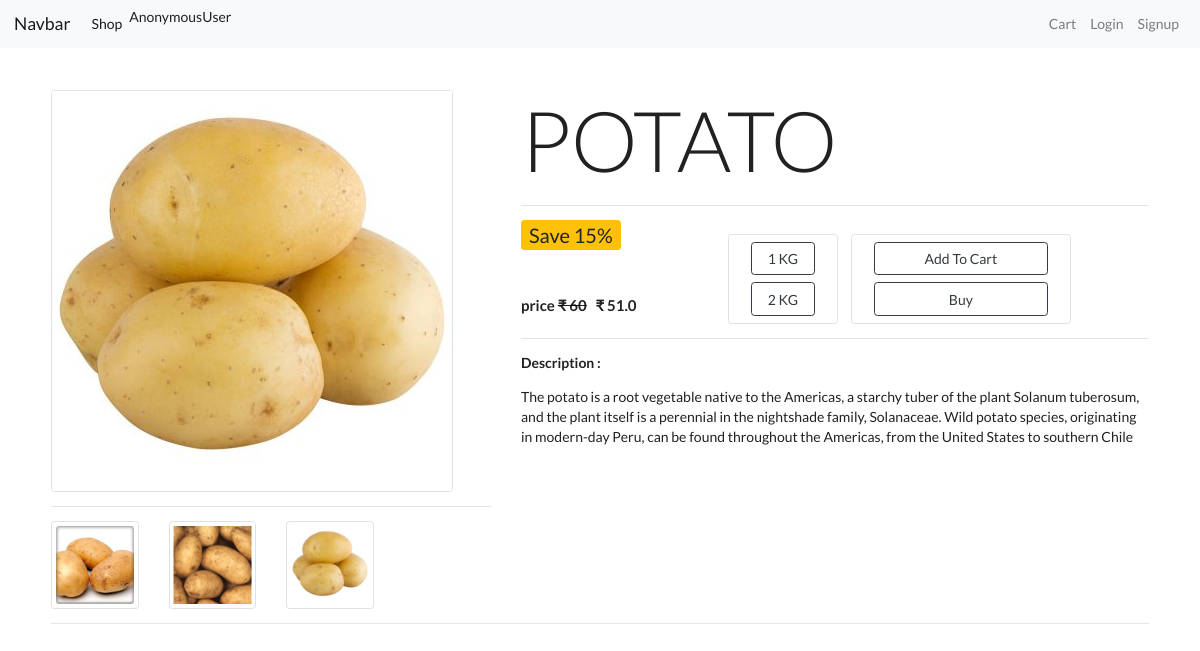
The app's page /product/2 with its own data.
### app/models.py (models this page shows)
class product(models.Model):
    name=models.CharField(max_length=50)
    discription=models.CharField(max_length=500 )
    price=models.IntegerField(default=0)
    active = models.BooleanField(default=True)
    discount=models.IntegerField(default=0)
    file = models.FileField(upload_to='uploads/files',blank=True)
    thumbnil=models.ImageField(upload_to="uploads/thumbnils")
    link=models.CharField(null=True,blank=True,max_length=200)
    fileSize=models.CharField(null=True,max_length=10)
    Quantity=models.IntegerField(default=1)

class ProductImages(models.Model):
    product=models.ForeignKey(product,default=None,on_delete=models.CASCADE)
    image=models.ImageField(upload_to="uploads/images",blank=True)

### app/views.py (the view)
# urls.py: path('product/<int:product_id>',productDetails,name='details'),
def productDetails(request,product_id):
    products=product.objects.get(id=product_id)
    images=ProductImages.objects.filter(product=product_id)
    return render(request,"product_detail.html",{'products':products, 'images':images})

### app/templatetags/custom_filters.py (called while the page is built)
@register.filter(name='rupee')
def addRupeeSign(value):
    return f'₹ {value}'

@register.filter(name='sale_price')
def getSalePrice(product):
    if (product.Quantity==1):
        return (product.price - (product.price * (product.discount/100)))
    elif(product.Quantity==2):
        return((product.price - (product.price * (product.discount/100)))*2)
    elif(product.Quantity==0.50):
        return((product.price - (product.price * (product.discount/100)))/2)

### app/templates/product_detail.html (shortened to what this page needs)
{% extends 'base.html' %}
{% load custom_filters %}
{% block content %}
<div class='container mt-4 p-4'>
    <div class="row">
        <div class='col-5'>
            <img id="mainImage" src="{{products.thumbnil.url}}" class="img-fluid border rounded"/>
            <hr/>
            <div class='row'>
                {% for image in images %}
                    <div class="col-3">
                        <img onclick="changeImage(event)" class="img-thumbnail"  src="{{image.image.url}}"/>
                    </div>
                {%endfor%}
            </div>
        </div>
        <div class='col-7'>
            <h4 class='display-1'>{{products.name}}</h4>
            <hr/>
            <div class='row'>
            <div class="col-4">
                <p class='display-8 badge badge-warning'>Save {{products.discount}}%</p>
                <h4 id="pro">price <del>{{products.price |rupee}}</del> &nbsp; {{products |sale_price |rupee}}</h4>
            </div>    &nbsp
            <div class='col-2 border rounded mt-3'>
                <div class='p-2'>
                    <a href="" class= "btn btn-outline-dark btn-block " id="one">1 KG</a>
                    <a href="" class= "btn btn-outline-dark btn-block">2 KG</a>
                </div>
            </div>
            <div class='col-4 border rounded mt-3'>
                <div class='p-2'>
                    <a href="" class= "btn btn-outline-dark btn-block">Add To Cart</a>
                    <a href="" class= "btn btn-outline-dark btn-block">Buy</a>
                </div>
            </div>
            </div>
            <hr/>
            <p><b>Description :</b></p>
            <p>
                {{products.discription}}
            </p>
        </div>
    </div>
    <hr/>
</div>
{%load static%}
{% endblock %}

### app/static/app/css/common.css (style rules this page uses)
.display-8 { font-size: 20px; font-weight: 400; }

### records on screen
product: thumbnil (picture), name "POTATO", discount "15", price "₹ 60", Quantity+price+discount "₹ 51.0", discription "The potato is a root vegetable native to the Americas, a starchy tuber of the plant Solanum tuberosum, and the plant itself is a perennial in the nightshade family, Solanaceae. Wild potato species, originating in modern-day Peru, can be found throughout the Americas, from the United States to southern Chile"
ProductImages: image (picture)
ProductImages: image (picture)
ProductImages: image (picture)

### other values on screen
{{ request.user }} "AnonymousUser"
